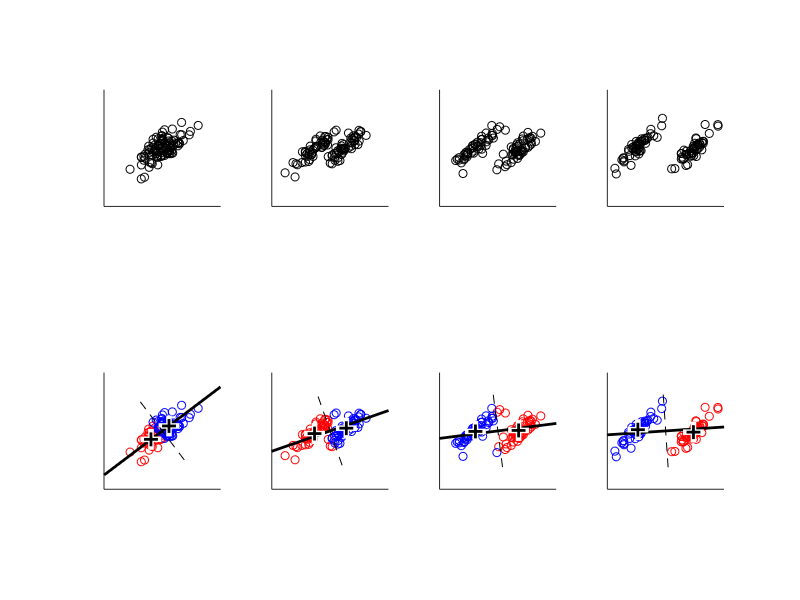

MATLAB code for this plot:
figure('Position', [100 100 1200 600])

n = 50;
Sigma = [2 1.8; 1.8 2];

for i=1:4
    means = [0 0; i*2 0];

    
    X = [bsxfun(@plus, means(1,:), randn(n,2) * chol(Sigma)); ...
         bsxfun(@plus, means(2,:), randn(n,2) * chol(Sigma))];
    X = bsxfun(@minus, X, mean(X));
    [U,S,V] = svd(X,0);
    [ind, centroids] = kmeans(X,2, 'Replicates', 100);

    subplot(2,4,i)
    scatter(X(:,1), X(:,2), [], [0 0 0])

    subplot(2,4,i+4)
    hold on
    scatter(X(ind==1,1), X(ind==1,2), [], [1 0 0])
    scatter(X(ind==2,1), X(ind==2,2), [], [0 0 1])
    plot([-1 1]*10*V(1,1), [-1 1]*10*V(2,1), 'k', 'LineWidth', 2)
    plot(centroids(1,1), centroids(1,2), 'w+', 'MarkerSize', 15, 'LineWidth', 4)
    plot(centroids(1,1), centroids(1,2), 'k+', 'MarkerSize', 10, 'LineWidth', 2)
    plot(centroids(2,1), centroids(2,2), 'w+', 'MarkerSize', 15, 'LineWidth', 4)
    plot(centroids(2,1), centroids(2,2), 'k+', 'MarkerSize', 10, 'LineWidth', 2)

    plot([-1 1]*5*V(1,2), [-1 1]*5*V(2,2), 'k--')
end

for i=1:8
    subplot(2,4,i)
    axis([-8 8 -8 8])
    axis square
    set(gca,'xtick',[],'ytick',[])
end    